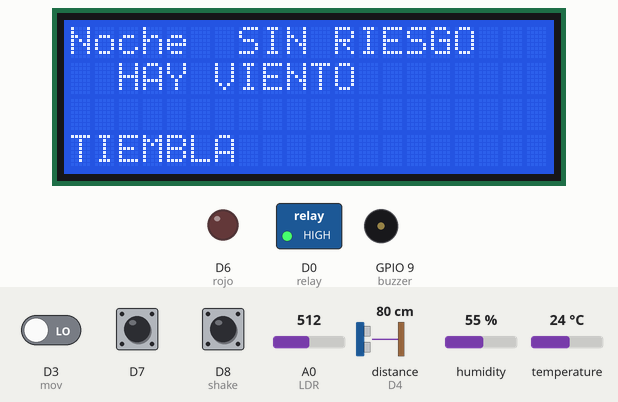
Bench run of a sketch on a simulated ESP8266 (NodeMCU). Parts: 20×4 character LCD, switched loads named in the sketch (green lamp = pin HIGH), output pins drawn as LEDs (lit = HIGH), buzzer (waves = sounding). Wiring (inferred from the names in the program): ultrasonic range finder: trigger D5; echo D4. Inputs (shaded band) come from the test bench; at power-on: D7 HIGH, distance to the obstacle (sensor on D4) 80 cm, D3 (mov) LOW, D8 (shake) HIGH, A0 (LDR) = 512, humidity 55 %, temperature 24 °C. The echo pulse lasts 58.3 µs per cm; WiFi joins after 1.5 s; servers stay silent unless stated; pins used as bus, display or sensor lines are not drawn; what the sketch prints to the serial monitor is not drawn.

Above: at 2.7 s.
2.8 s: D7 pulled LOW for 3 s
At 6.5 s:
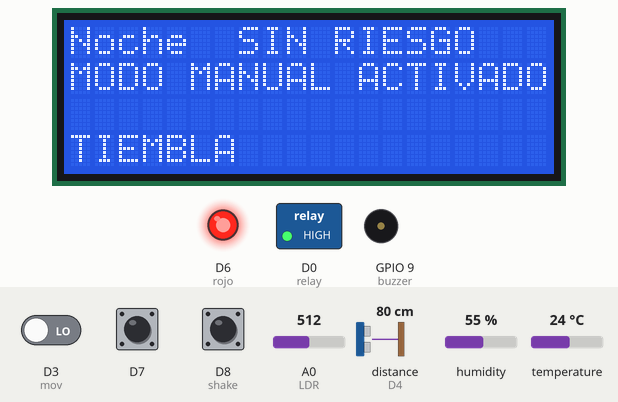
At 10.3 s:
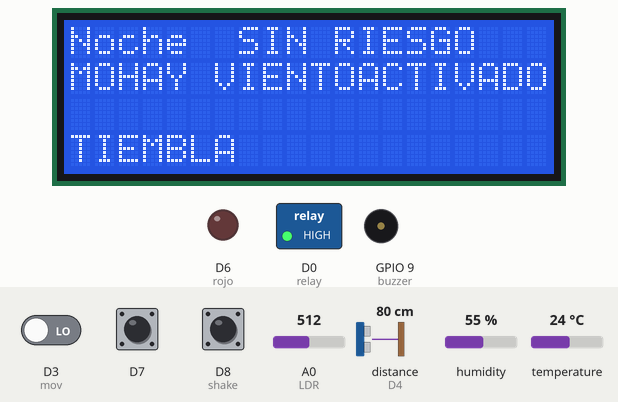
10.7 s: distance to the obstacle (sensor on D4) set to 54 cm
15.2 s: distance to the obstacle (sensor on D4) set to 47 cm
At 17.8 s:
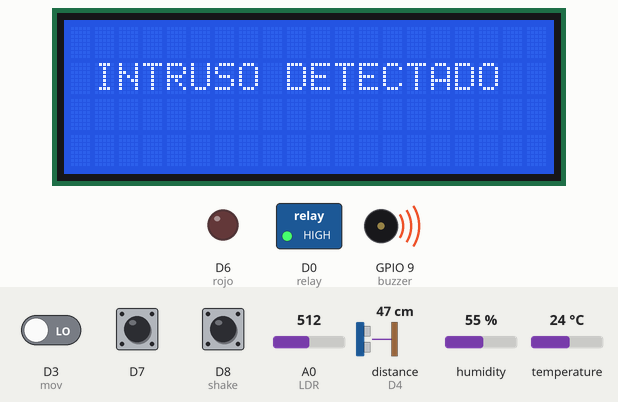
Timing chart, 0 to 19.3 s (numbered marks = the images above; inputs shaded):
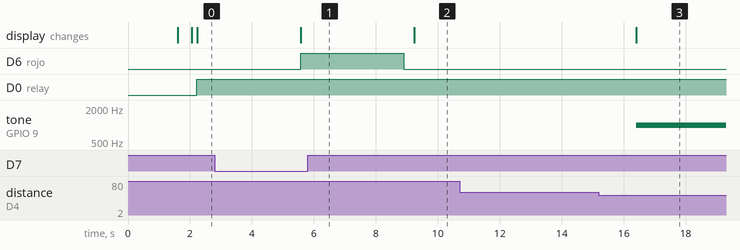

The sketch:

LCD.ino
```cpp
#include <Wire.h>

#include <LiquidCrystal_I2C.h>
#include <ESP8266WiFi.h>
#include "DHT.h"
#include <FirebaseArduino.h>
#define DHTTYPE DHT11 //DHT
#define dht_dpin 10 //Pin D2


#define FIREBASE_HOST "ejemplo-4ae78.firebaseio.com"
#define FIREBASE_AUTH "eblXoMob373cSKRjBQ5Sb4afqqVXjvThxeMfOAS3"
#define WIFI_SSID "Tec-IoT"
#define WIFI_PASSWORD "spotless.magnetic.bridge"


DHT dht(dht_dpin, DHTTYPE);
int relay= D0;
int SwitchRealy = 0;

int shake=D8;
int SwitchShake = 0;

int trig=D5;
int echo=D4;
int rojo=D6;
int rojoon=0;
int mov=0;

int buzzer = 9;

LiquidCrystal_I2C lcd(0x3F,20,4);//Creamos el LCD en direccion 0x3F con 20 columnas x 4 Filas

void setup() {
  //BEGIN
  Serial.begin(9600);
  //FireBase
  WiFi.begin(WIFI_SSID, WIFI_PASSWORD);
  Serial.print("connecting");
  while (WiFi.status() != WL_CONNECTED) {
    Serial.print(".");
    delay(10);
  }
  Serial.println();
  Serial.print("connected: ");
  Serial.println(WiFi.localIP());
  Firebase.begin(FIREBASE_HOST, FIREBASE_AUTH);
  //LCD
  lcd.begin();
  lcd.backlight();
  lcd.home();
  //Clock
  pinMode(relay,OUTPUT);
  //Shake
  pinMode(shake, INPUT);
  //Ultrasonico
  pinMode(echo, INPUT);
  pinMode(trig, OUTPUT);
  //Boton
  pinMode(D7, INPUT_PULLUP);
  digitalWrite(D7,LOW);
  //Buzzer
  pinMode(buzzer, OUTPUT);
  //
  pinMode(rojo, OUTPUT);
//  pinMode(verde, OUTPUT);
  //DHT
  dht.begin();
  //Mov
  pinMode(mov,INPUT);//Sensor como entrada
     //Relay
  digitalWrite(relay,LOW);
}

void loop() {
    long state = digitalRead(mov);
    long tiempo=0;
    float distancia=0;
    float h = dht.readHumidity();
    float t = dht.readTemperature();
    Firebase.setFloat("Humedad", h);
    Serial.println(h);
    Serial.println(t);
    Firebase.setFloat("Temperatura", t);
    //
     if(digitalRead(D7)==0){
      lcd.setCursor(0,1);
      lcd.print("MODO MANUAL ACTIVADO");
      rojoon=1;
      digitalWrite(rojo,HIGH);
    }
    else{
      digitalWrite(rojo,LOW);
     digitalWrite(trig,HIGH);
    delayMicroseconds(20);
    digitalWrite(trig,LOW);
    tiempo=(pulseIn(echo,HIGH)/2);
    distancia=(tiempo*0.0343);
    Firebase.setFloat("Distancia", distancia);
    if(distancia<50){
      lcd.clear();
      lcd.setCursor(1,1);
      lcd.print("INTRUSO DETECTADO");
      for(int i=0;i=4;i++){
        tone(buzzer, 1000);
        delay(1000);
        noTone(buzzer);
        }
    }else{
      lcd.setCursor(7,0);
      lcd.print("SIN RIESGO");
      }

      int luz = analogRead(A0); //LDR en int Luz
      luz = map(luz,650,10,100,0);
      Firebase.setInt("Luz", luz);
      if(luz>25){
        digitalWrite(relay,HIGH);
        lcd.setCursor(0,0);
        lcd.print("Noche");
        }
       else{
          digitalWrite(relay,HIGH);
          lcd.setCursor(0,0);
          lcd.print("DeDia");
          }
      if(digitalRead(shake)==0){
        lcd.setCursor(0,3);
        lcd.print("ESTATICO");
        }
        else{
          lcd.setCursor(0,3);
            lcd.print("TIEMBLA ");
          }
      if(state == HIGH){
      lcd.setCursor(2,1);
      lcd.print("HAY VIENTO");
      }
      else{
      lcd.setCursor(2,1);
      lcd.print("HAY VIENTO");
        }

    }


    /*if(digitalRead(shake)==0){
      int luz = analogRead(A0); //LDR en int Luz
      luz = map(luz,650,10,100,0);
      Firebase.setInt("Luz", luz);
      if(luz>20){
        rojoon=0;
        digitalWrite(rojo,LOW);
        lcd.setCursor(0,0);
        lcd.print("Rojo Apagado");

      }else{
        rojoon=1;
        digitalWrite(rojo,HIGH);
        lcd.setCursor(0,0);
        lcd.print("Rojo Encedido");
        }
     //TemH
     lcd.setCursor(0,1);
     lcd.print("H = ");
     lcd.setCursor(4,1);
     lcd.print(h);
     lcd.setCursor(10,1);
     lcd.print("T = ");
     lcd.setCursor(14,1);
     lcd.print(t);
     lcd.setCursor(9,3);
     lcd.print("-_-");
     //Mov
       long state = digitalRead(mov);
      if(state == HIGH){
      digitalWrite(verde, HIGH);
      verdeon=1;
      lcd.setCursor(0,2);
      lcd.print("Hay Movimiento");
      }
      else{
        lcd.setCursor(0,2);
        verdeon=0;
        digitalWrite(verde,LOW);
        lcd.print("Sin movimiento");
        }


      }
  else{
    Serial.println("APAGADO");
    lcd.print("TEMBLANDO");
    digitalWrite(rojo,LOW);
    }

    lcd.clear();*/
    delay(3000);


}
```

Measured:
- the behaviour switches between 51 and 50 cm on distance to the obstacle (sensor on D4) (found by bisection; images 2 and 3)
- after the input at 2.8 s, D6 (rojo): LOW → HIGH after 2.8 s, → LOW 3.3 s later; the display: changes after 2.8 s (image 1)
- after the input at 10.7 s, every drawn part: stays the same
- after the input at 15.2 s, tone on GPIO 9 (buzzer): silent → 1000 Hz after 1.2 s; the display: changes after 1.2 s (image 3)
